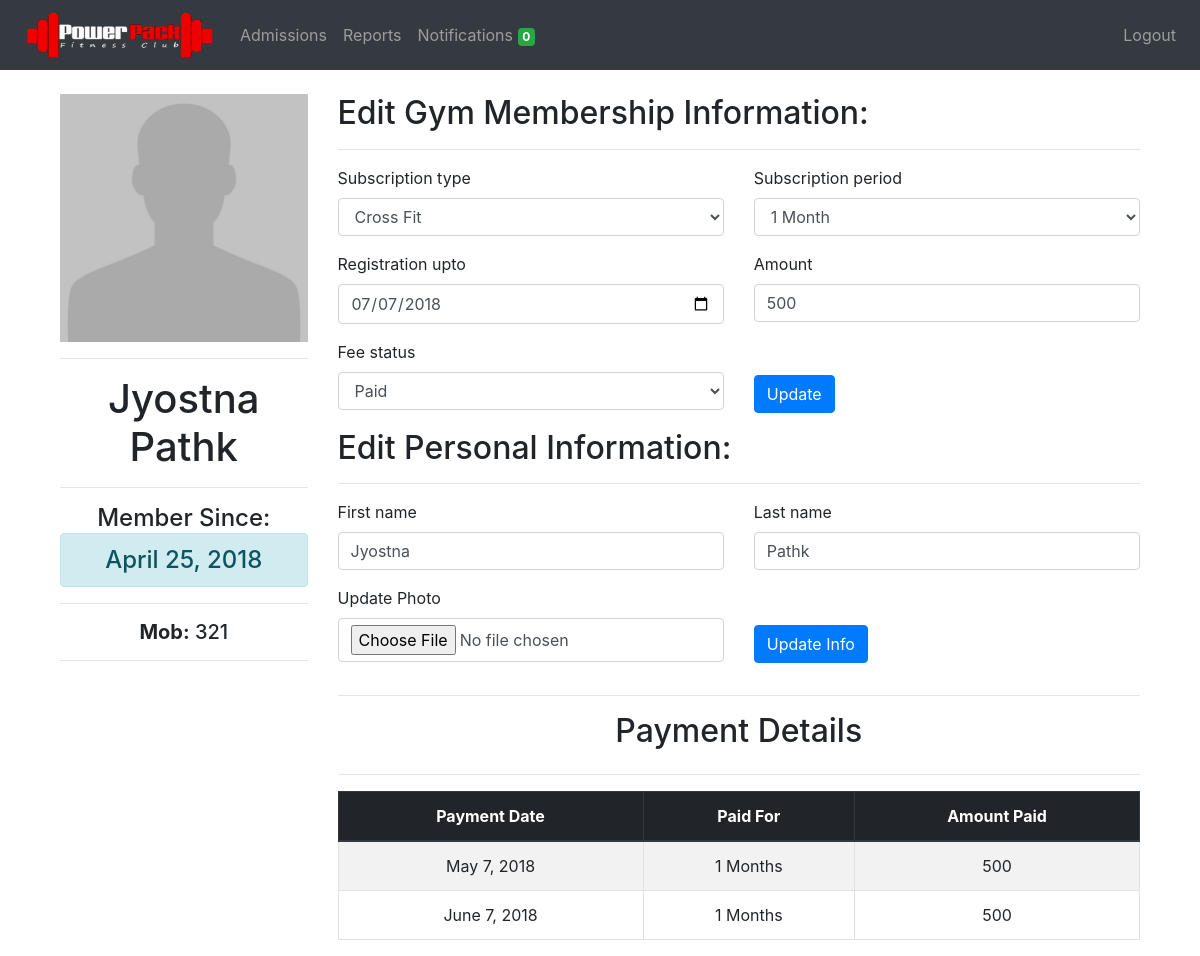
The page /members/update/17/ (signed in) on the database its author committed.
### members/models.py (models this page shows, shortened)
class Member(models.Model):
	member_id = models.AutoField(primary_key=True)
	first_name = models.CharField(max_length=50)
	last_name = models.CharField(max_length=50)
	mobile_number = models.IntegerField(unique=True)
	email = models.EmailField(null=True, blank=True)
	address = models.CharField(max_length=300, blank=True)
	admitted_on = models.DateField(auto_now_add=True)
	registration_date = models.DateField()
	registration_upto = models.DateField()
	subscription_type  = models.CharField(
									max_length=30,
									choices=SUBSCRIPTION_TYPE_CHOICES,
									default=SUBSCRIPTION_TYPE_CHOICES[0][0])
	subscription_period = models.CharField(
									max_length=30,
									choices=SUBSCRIPTION_PERIOD_CHOICES,
									default=SUBSCRIPTION_PERIOD_CHOICES[0][0])
	amount = models.IntegerField()
	fee_status = models.CharField(
								max_length=30,
								choices=FEE_STATUS,
								default=FEE_STATUS[0][0])
	batch = models.CharField(
							max_length=30,
							choices=BATCH,
							default=BATCH[0][0])
	photo = models.FileField(upload_to='photos/', blank=True)
	notification = models.IntegerField(default=2, blank=True)

### payments/models.py (models this page shows)
class Payments(models.Model):
    user = models.ForeignKey(Member, on_delete=models.CASCADE)
    payment_date = models.DateField()
    payment_period = models.IntegerField()
    payment_amount = models.IntegerField()

### members/views.py (the view, shortened to what this page needs)
# urls.py: path('update/<int:id>/', login_required(views.update_member), name='update_member'),
def update_member(request, id):
    subs_end_today_count = Member.objects.filter(
                                            registration_upto=datetime.datetime.now(),
                                            notification=1
                                            ).count()
    if request.method == 'POST' and request.POST.get('gym_membership'):
        object = Member.objects.get(pk=id)
        object.registration_date =  request.POST.get('registration_date')
        day = parser.parse(request.POST.get('registration_date')).day
        last_day = parser.parse(str(object.registration_upto)).day
        month = parser.parse(request.POST.get('registration_date')).month
        last_month = parser.parse(str(object.registration_upto)).month
        if (day != last_day and month == last_month) or (request.POST.get('fee_status') == 'pending'):
            object.registration_upto =  parser.parse(request.POST.get('registration_date'))
            object.fee_status = request.POST.get('fee_status')
            object.amount = request.POST.get('amount')
            object.save()
        else:
            object.registration_upto =  parser.parse(request.POST.get('registration_date')) + delta.relativedelta(months=int(request.POST.get('subscription_period')))
            object.subscription_type =  request.POST.get('subscription_type')
            object.subscription_period =  request.POST.get('subscription_period')
            object.fee_status = request.POST.get('fee_status')
            object.amount =  request.POST.get('amount')
            object.notification =  2
            object.save()
            if object.fee_status == 'paid':
                check = Payments.objects.filter(
                    payment_date=object.registration_date,
                    user__pk=object.pk).count()
                if check == 0:
                    payments = Payments(
                                        user=object,
                                        payment_date=object.registration_date,
                                        payment_period=object.subscription_period,
                                        payment_amount=object.amount)
                    payments.save()
        subs_end_today_count = Member.objects.filter(
                                            registration_upto=datetime.datetime.now(),
                                            notification=1
                                            ).count()
        user = Member.objects.get(pk=id)
        gym_form = UpdateMemberGymForm(initial={
                                'registration_date': user.registration_upto,
                                'registration_upto': user.registration_upto,
                                'subscription_type': user.subscription_type,
                                'subscription_period': user.subscription_period,
                                'amount': user.amount,
                                'fee_status': user.fee_status,
                                })
        info_form = UpdateMemberInfoForm(initial={
                                'first_name': user.first_name,
                                'last_name': user.last_name,
                                })
        try:
            payments = Payments.objects.filter(user=user)
        except Payments.DoesNotExist:
            payments = 'No Records'
        return render(request,
            'update.html',
            {
                'payments': payments,
                'gym_form': gym_form,
                'info_form': info_form,
                'user': user,
                'updated': 'Record Updated Successfully',
                'subs_end_today_count': subs_end_today_count,
            })
    else:
        user = Member.objects.get(pk=id)
        if len(Payments.objects.filter(user=user)) > 0:
            payments = Payments.objects.filter(user=user)
        else:
            payments = 'No Records'
        gym_form = UpdateMemberGymForm(initial={
                                'registration_date': user.registration_upto,
                                'registration_upto': user.registration_upto,
                                'subscription_type': user.subscription_type,
                                'subscription_period': user.subscription_period,
                                'amount': user.amount,
                                'fee_status': user.fee_status,
                                })
        info_form = UpdateMemberInfoForm(initial={
                                'first_name': user.first_name,
                                'last_name': user.last_name,
                                })
    return render(request,
                    'update.html',
                    {
                        'payments': payments,
                        'gym_form': gym_form,
                        'info_form': info_form,
                        'user': user,
                        'subs_end_today_count': subs_end_today_count,
                    }
                )

### members/models.py
class UpdateMemberGymForm(forms.Form):
	registration_date = forms.DateField(widget=forms.DateInput(attrs={'type': 'date'}))
	registration_upto = forms.DateField(widget=forms.DateInput(attrs={'type': 'date'}))
	subscription_type  = forms.ChoiceField(choices=SUBSCRIPTION_TYPE_CHOICES)
	subscription_period = forms.ChoiceField(choices=SUBSCRIPTION_PERIOD_CHOICES)
	fee_status = forms.ChoiceField(choices=FEE_STATUS)
	amount = forms.IntegerField()

class UpdateMemberInfoForm(forms.Form):
	first_name = forms.CharField(max_length=50)
	last_name = forms.CharField(max_length=50)
	photo = forms.FileField(label='Update Photo', required=False)

### members/templatetags/tags.py (called while the page is built)
@register.filter(name='add_css')
def add_css(field, css):
    return field.as_widget(attrs={"class": css})

### members/templates/update.html (shortened to what this page needs)
{% extends 'base.html' %}
{% load tags %}
{% block content %}
    <div class="container">
      <div class="row">
        <div class="col-md-3">
          {% if user.photo %}
          <img src="{{ user.photo.url }}" class="img-fluid">
          {% else %}
          <img src="/media/default.jpg" class="img-fluid">
          {% endif %}
          <hr>
          <h1 class="text-center">{{ user.first_name }} {{ user.last_name }}</h1>
          <hr>
          <h4 class="text-center">Member Since:<div class="alert alert-info">{{ user.admitted_on }}</div></h4>
          <hr>
          <h5 class="text-center"><strong>Mob:</strong> {{ user.mobile_number }}</h5>
          <hr>
        </div>
        <div class="col">
          <h2>Edit Gym Membership Information:</h2>
          <hr>
          <form method="POST" action="{% url 'update_member' user.member_id %}" style="margin-top: 2%" enctype="multipart/form-data">
              <div class="row">
                  <div class="form-group col-lg-6 col-md-6 col-sm-12 col-xs-12">
                    <label for="subscription_type">{{ gym_form.subscription_type.label }}</label>
                    {{ gym_form.subscription_type | add_css:"form-control" }}
                  </div>
                  <div class="form-group col-lg-6 col-md-6 col-sm-12 col-xs-12">
                    <label for="subscription_period">{{ gym_form.subscription_period.label }}</label>
                    {{ gym_form.subscription_period | add_css:"form-control" }}
                  </div>
              </div>
              <div class="row">
                <div class="form-group col-lg-6 col-md-6 col-sm-12 col-xs-12">
                  <label for="registration_upto">{{ gym_form.registration_upto.label }}</label>
                  {{ gym_form.registration_date | add_css:"form-control" }}
                </div>
                <div class="form-group col-lg-6 col-md-6 col-sm-12 col-xs-12">
                  <label for="amount">{{ gym_form.amount.label }}</label>
                  {{ gym_form.amount | add_css:"form-control" }}
                </div>
              </div>
              <div class="row">
                <div class="form-group col-lg-6 col-md-6 col-sm-12 col-xs-12">
                  <label for="photo">{{ gym_form.fee_status.label }}</label>
                  {{ gym_form.fee_status | add_css:"form-control" }}
                </div>
                <div class="form-group col-lg-6 col-md-6 col-sm-12 col-xs-12">
                  <input type="submit" class="btn btn-primary" name="gym_membership" value="Update" style="margin-top: 9%;" />
                </div>
              </div>
            </form>
            <h2>Edit Personal Information:</h2>
            <hr>
            <form method="POST" action="{% url 'update_member' user.member_id %}" style="margin-top: 2%" enctype="multipart/form-data">
              <div class="row">
                <div class="form-group col">
                  <label for="first_name">{{ info_form.first_name.label }}</label>
                    {{ info_form.first_name | add_css:"form-control" }}
                </div>
                <div class="form-group col">
                  <label for="last_name">{{ info_form.last_name.label }}</label>
                    {{ info_form.last_name | add_css:"form-control" }}
                </div>
              </div>
              <div class="row">
                <div class="form-group col-lg-6 col-md-6 col-sm-12 col-xs-12">
                  <label for="photo">{{ info_form.photo.label }}</label>
                  {{ info_form.photo | add_css:"form-control" }}
                </div>
                <div class="form-group col-lg-6 col-md-6 col-sm-12 col-xs-12">
                  <input type="submit" class="btn btn-primary" name="info" value="Update Info" style="margin-top: 10%;" />
                </div>
              </div>
            </form>
            <hr>
            <div class="row text-center">
              <div class="col"><h2>Payment Details</h2></div>
            </div>
            <hr>
            {% if payments != 'No Records' %}
            <table class="table table-striped table-bordered">
              <thead class="text-center thead-dark">
                <tr>
                  <th scope="col">Payment Date</th>
                  <th scope="col">Paid For</th>
                  <th scope="col">Amount Paid</th>
                </tr>
              </thead>
              <tbody class="text-center">
                {% for pays in payments %}
                  <tr>
                    <td>{{ pays.payment_date }}</td>
                    <td>{{ pays.payment_period }} Months</td>
                    <td>{{ pays.payment_amount }}</td>
                  </tr>
                {% endfor %}
              </tbody>
            </table>
          {% else %}
          <div class="row text-center">
            <div class="alert alert-warning col"> <strong>{{ payments }}</strong> </div>
          </div>
          {% endif %}
        </div>
      </div>
    </div>
{% endblock %}

### templates/base.html (shortened to what this page needs)
<!doctype html>
{% load static %}
<html lang="en">
  <head>
    <link rel="stylesheet" href="{% static 'css/bootstrap.min.css' %}">
    <link rel="stylesheet" href="{% static 'css/style.css' %}">
  </head>
  <body>
    <nav class="navbar navbar-expand-lg navbar-dark bg-dark">
      <a class="navbar-brand" href="/homepage/"><img src="{% static 'images/logo.png' %}" class="img-fluid" style="width: 200px"></a>
      {% if request.user.username %}
      <div class="collapse navbar-collapse" id="navbarNav">
        <ul class="navbar-nav">
          <li class="nav-item {% if request.resolver_match.url_name == 'members' %} active {% endif %}">
            <a class="nav-link" href="{% url 'members'%}">Admissions<span class="sr-only">(current)</span></a>
          </li>
          <li class="nav-item {% if request.resolver_match.url_name == 'reports' %} active {% endif %}">
            <a class="nav-link" href="{% url 'reports' %}">Reports</a>
          </li>
          <li class="nav-item  {% if request.resolver_match.url_name == 'notifications' %} active {% endif %}">
            <a class="nav-link" href="{% url 'notifications'%}">Notifications <span class="badge badge-success">{{ subs_end_today_count }}</span></a>
          </li>
        </ul>
        <ul class="navbar-nav ml-auto">
          <li class="nav-item">
            <a class="nav-link" href="{% url 'logout'%}">Logout</a>
          </li>
        </ul>
        {% endif %}
      </div>
    </nav>
    <div class="container" style="margin-top: 2%">
        {% block content %}
        {% endblock %}
    </div>
  </body>
</html>

### rows shown on the page
Member: first_name "Jyostna", last_name "Pathk", admitted_on "April 25, 2018", mobile_number "321"
Payments: payment_date "May 7, 2018", payment_period "1", payment_amount "500"
Payments: payment_date "June 7, 2018", payment_period "1", payment_amount "500"

### other values the page prints
{{ subs_end_today_count }} "0"
{{ gym_form.subscription_type.label }} "Subscription type"
{{ gym_form.subscription_period.label }} "Subscription period"
{{ gym_form.registration_upto.label }} "Registration upto"
{{ gym_form.amount.label }} "Amount"
{{ gym_form.fee_status.label }} "Fee status"
{{ info_form.first_name.label }} "First name"
{{ info_form.last_name.label }} "Last name"
{{ info_form.photo.label }} "Update Photo"
